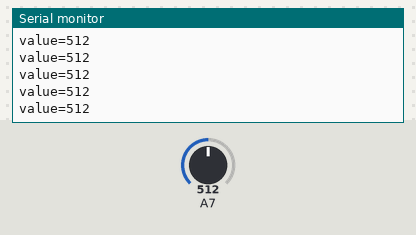
Simulated run of this sketch. Board: Arduino Uno, built with avr-gcc and run on an emulated ATmega328P. Shown: the last lines printed to the serial monitor. The inputs (shaded band) are chosen by the test bench; at power-on: A7 = 512.

Above: at 1.2 s.
1.3 s: A7 set to 716
At 1.31 s:
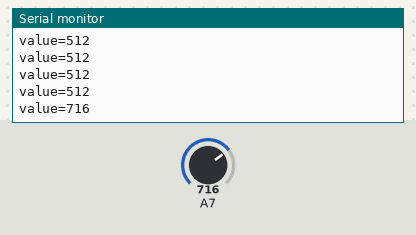
2.8 s: A7 set to 900
At 2.81 s:
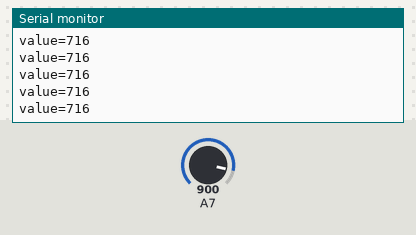
Timing chart, 0 to 5.8 s (numbered marks = the images above; inputs shaded):
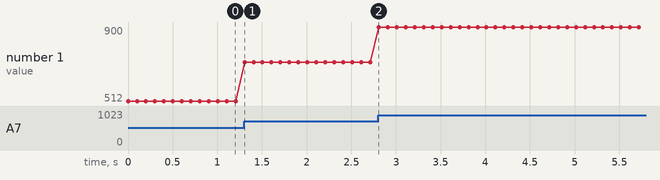

Measured:
- after the input at 1.3 s, the serial monitor: prints a new line at once (image 1)
- plotted number 1: 512 → 716 after the input at 1.3 s, 716 → 900 after the input at 2.8 s

The sketch:

TestSoundSensor.ino
```cpp
// (licence header left out)
#include <Makeblock.h>
#include <Arduino.h>
#include <SoftwareSerial.h>
#include <Wire.h>

MeSoundSensor mySound(PORT6);
void setup()
{
    Serial.begin(9600);
}
void loop()
{
 Serial.print("value=");
 Serial.println(mySound.strength());
 delay(100);
}
```
